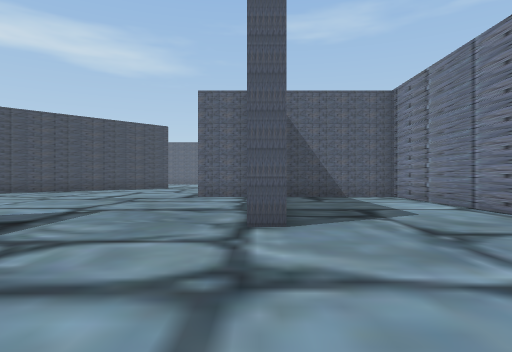
[1] (above)

24 first-person views from a walk through a 3-D level made in the Unity game engine. The camera is 1.3 m above the floor, looks level and sees 75° across. The floor is counted in squares, 2 m on a side. Each view is taken from the middle of a square. On the plan, view 1 faces up. The plan holds only what a view shows up to about 10 squares ahead; the rest is blank. The place goes on beyond the plan. The player character is not drawn.

[2]
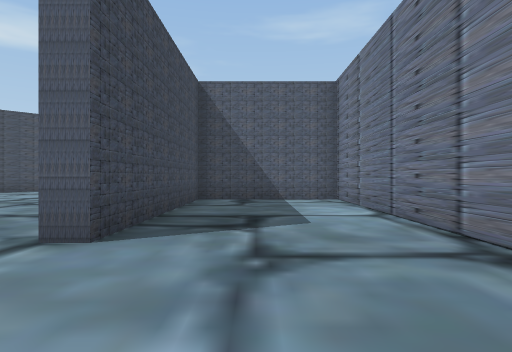

[3]
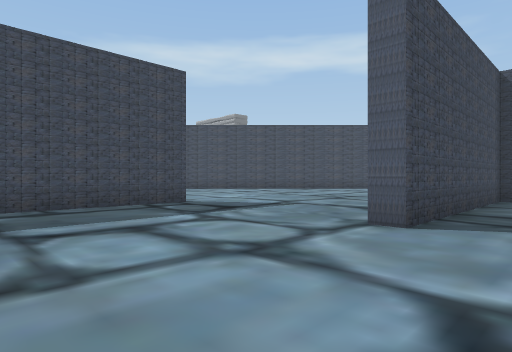

[4]
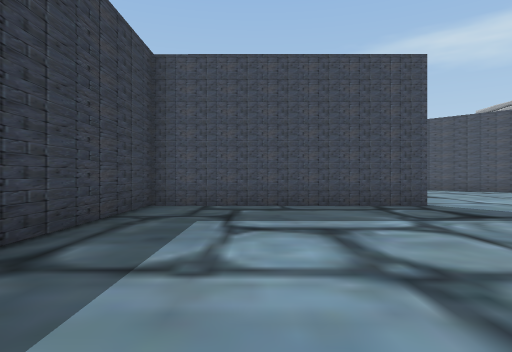

[5]
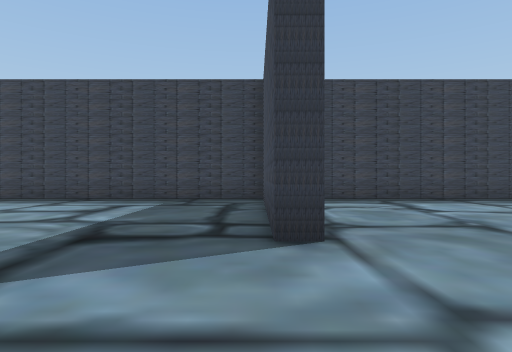

[6]
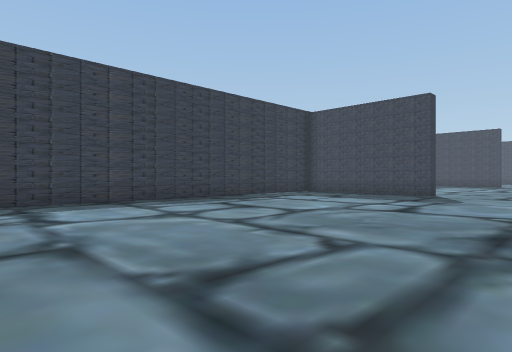

[7]
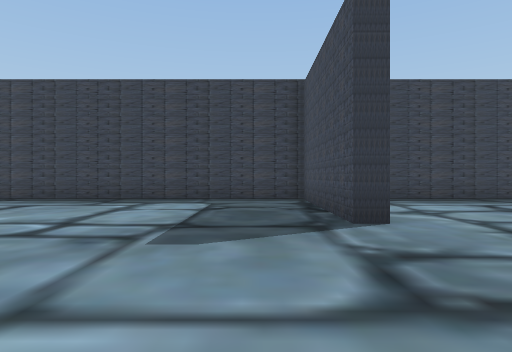

[8]
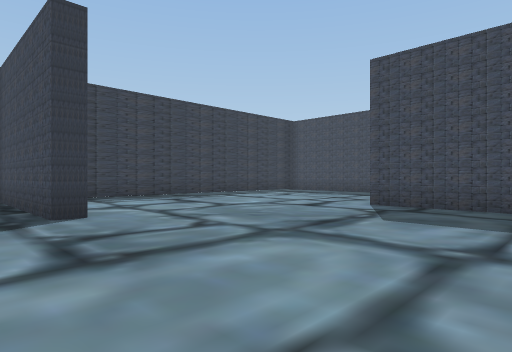

[9]
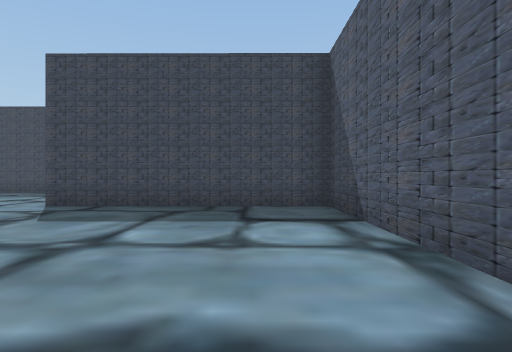

[10]
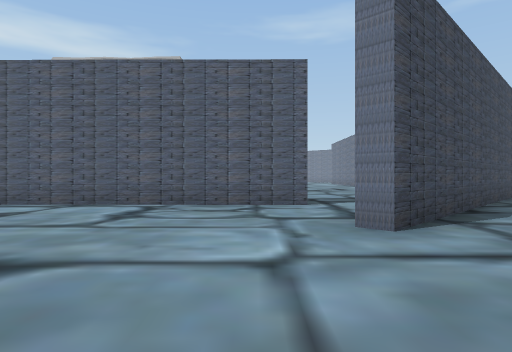

[11]
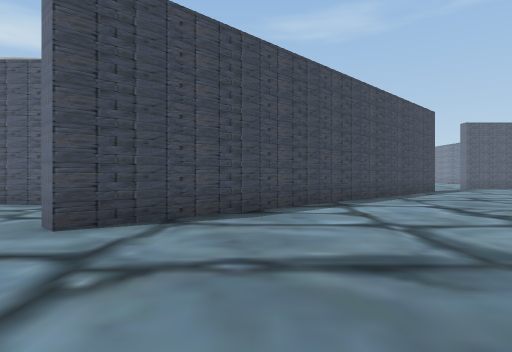

[12]
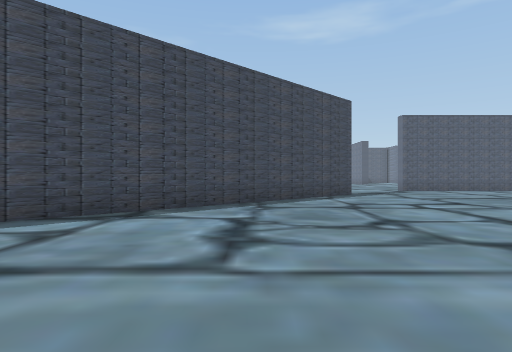

[13]
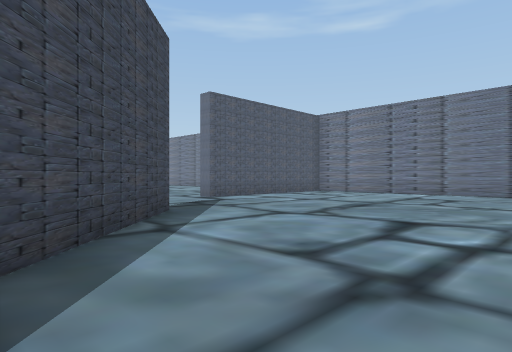

[14]
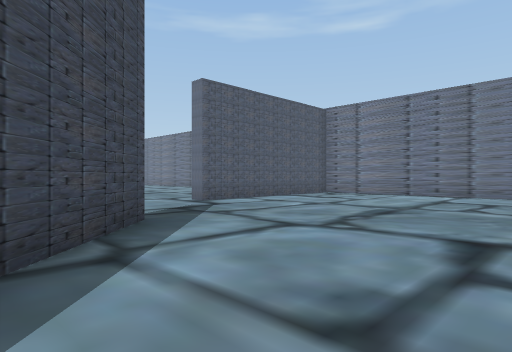

[15]
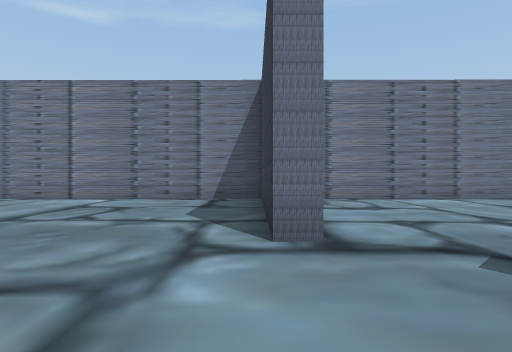

[16]
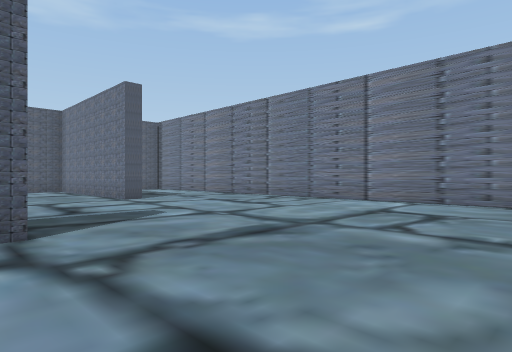

[17]
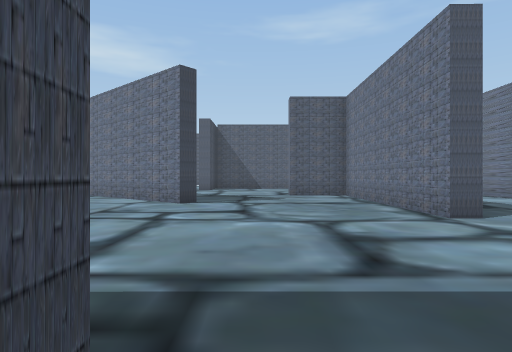

[18]
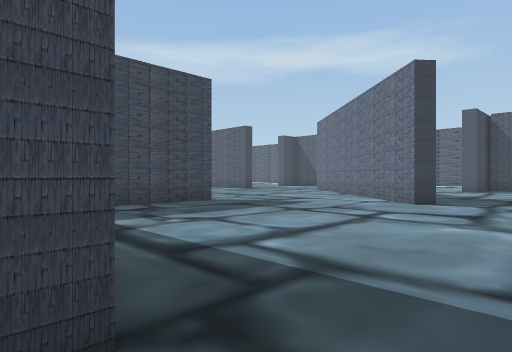

[19]
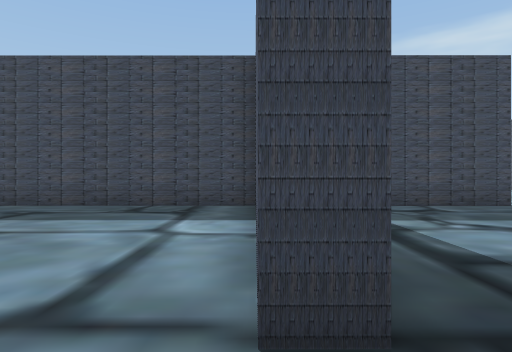

[20]
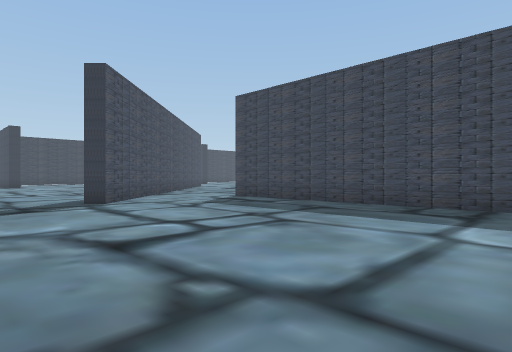

[21]
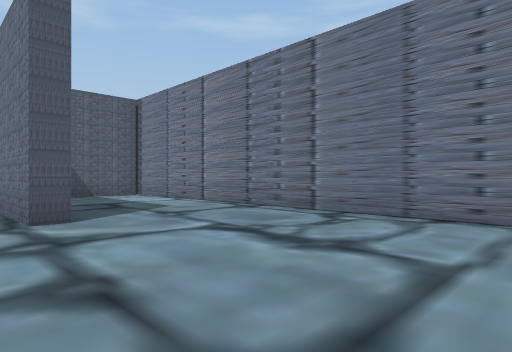

[22]
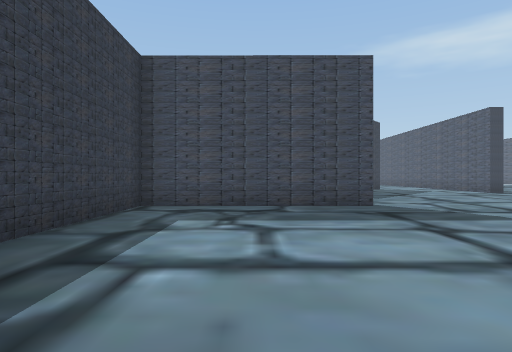

[23]
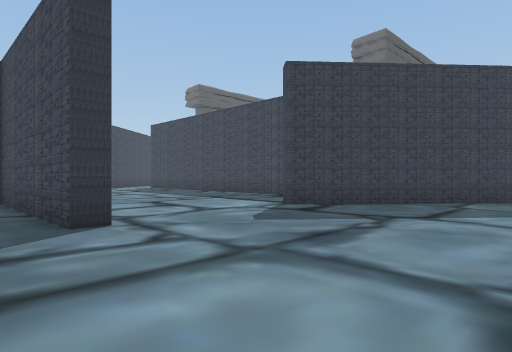

[24]
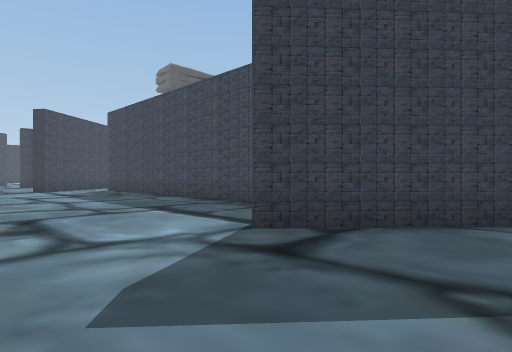

### Floor plan
Points are (right, up) in squares from view 1. A wall is a line through its corners. A room is listed if a view was taken in it or the views show most of it. See-through windows are left out.
Room 1 (views 1, 2, 3, 4, 5, 6, 7, 8, 9, 10, 11, 12, 13, 14, 15, 16, 17, 18, 19, 20, 21, 22, 23, 24)
walls: (-6.6, 16.5) (-5, 18.1) (-4.7, 17.7) (-14.4, 7.9) (-14.8, 8.3); (-14.8, 11.5) (-24.1, 11.6) (-24.2, 5.5); (-0.1, 20.3) (-1.7, 20.3) (-1.7, 20.8) (3.4, 20.8); (-9.3, 26) (-9.3, 19.2); (-5.7, 4.7) (-5.2, 4.7) (-5.2, -1.2) (2.1, -1.2); (-3.3, 26.6) (-3.3, 26) (-3.8, 26); (4.3, 13.5) (4.3, 19.1); (4.3, 20.8) (4.3, 36); (-16.5, 28.4) (-16.5, 25.4); (-9.8, 31.6) (-9.3, 31.6) (-9.3, 26.5) (-5.2, 26.5); (-18.8, 3.5) (-18.3, 3.5) (-18.3, -1.2) (-6.9, -1.2); (4.2, 3.9) (4.2, 10.3) (0.4, 10.2) (0.4, 4.2) (-0.2, 4.2); (0.5, 31.1) (0, 31.1) (0, 36); (-4.4, 34.3) (-4.8, 33.9) (-7.2, 36); (-18, 34.7) (-13.9, 31.1) (-14.2, 30.7); (-24.1, -1.2) (-20.4, -1.2)

Positions as (right, up) in squares from view 1, and headings:
1: (0, 0), facing up
2: (2, 1), facing up
3: (2, 0), facing up-left
4: (2, 1), facing left
5: (-5, 8), facing down
6: (-7, 7), facing down-left
7: (-17, 8), facing down
8: (-17, 9), facing down-left
9: (-17, 10), facing left
10: (-16, 4), facing up
11: (-12, 4), facing up
12: (-8, 6), facing up
13: (-8, 12), facing up-right
14: (-7, 13), facing up-right
15: (-5, 21), facing right
16: (-4, 22), facing up-right
17: (-3, 26), facing up
18: (-2, 26), facing up-left
19: (-2, 26), facing left
20: (-2, 26), facing down-left
21: (-1, 26), facing up-right
22: (-2, 29), facing left
23: (-8, 36), facing down-left
24: (-11, 34), facing down-left
